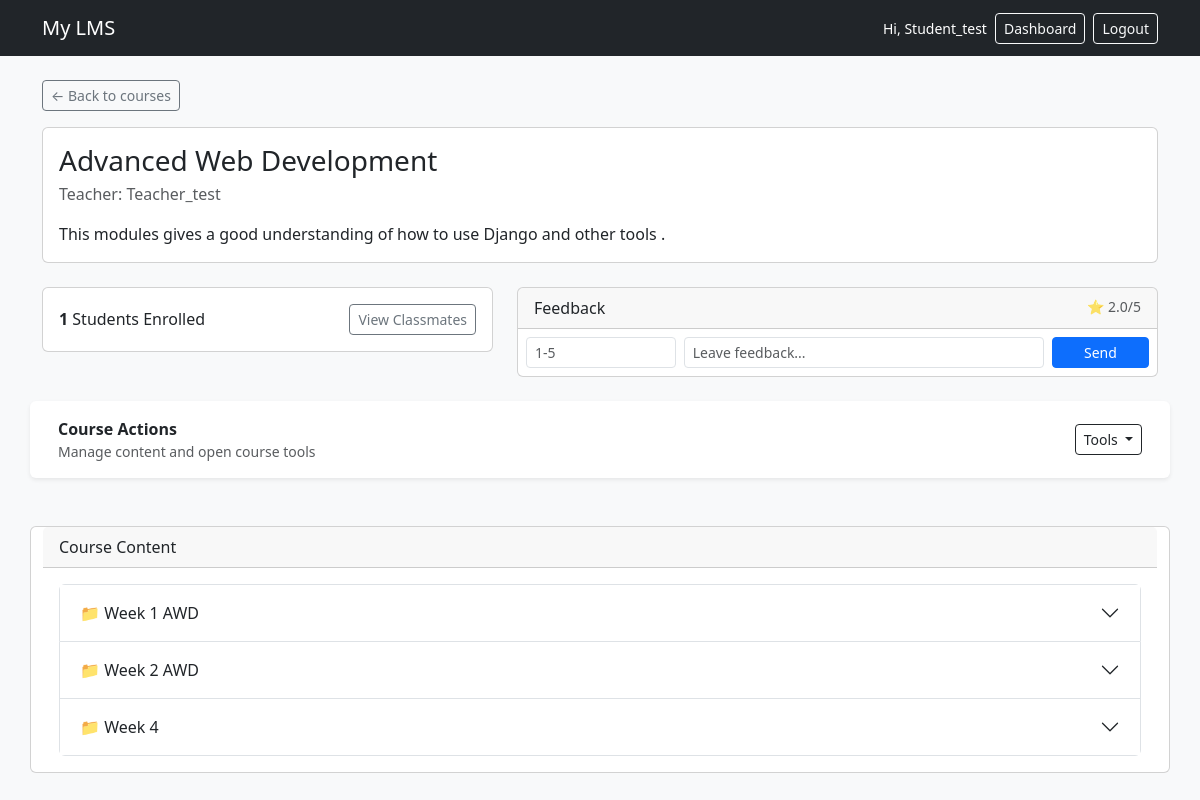
Screenshot of /courses/3/ (signed in) with the database file from the repository.
### courses/models.py (models this page shows, shortened)
class Course(models.Model):
    teacher = models.ForeignKey(
        settings.AUTH_USER_MODEL,
        on_delete=models.CASCADE,
        related_name="courses_taught",
    )
    title = models.CharField(max_length=200)
    description = models.TextField(blank=True)
    created_at = models.DateTimeField(auto_now_add=True)

class Folder(models.Model):
    course = models.ForeignKey(Course, related_name="folders", on_delete=models.CASCADE)
    name = models.CharField(max_length=100)
    order = models.PositiveIntegerField(default=0)
    created_at = models.DateTimeField(auto_now_add=True)
    class Meta:
        ordering = ["order", "name"]
        unique_together = ("course", "name")

### courses/views.py (the view)
# urls.py: path("<int:course_id>/", views.course_detail, name="detail"),
@login_required
def course_detail(request, course_id):
    course = get_object_or_404(Course, id=course_id)
    is_teacher = (course.teacher == request.user)
    profile = getattr(request.user, "profile", None)
    viewer_role = getattr(profile, "role", None)
    is_student = (viewer_role == "STUDENT")
    is_enrolled = Enrollment.objects.filter(course=course, student=request.user).exists()
    blocked_students = BlockedStudent.objects.filter(course=course).select_related("student")
    can_view_materials = is_teacher or is_enrolled
    enrollments = Enrollment.objects.filter(course=course).select_related("student")
    folders = course.folders.prefetch_related("materials") if can_view_materials else []
    feedback_list = course.feedback.select_related("student").order_by("-created_at")
    feedback_stats = course.feedback.aggregate(avg_rating=Avg("rating"))
    avg_rating = feedback_stats["avg_rating"]
    feedback_count = feedback_list.count()
    my_feedback = None
    feedback_form = None
    if is_student and is_enrolled:
        my_feedback = course.feedback.filter(student=request.user).first()
        if my_feedback:
            feedback_form = FeedbackForm(instance=my_feedback)
        else:
            feedback_form = FeedbackForm()
    return render(
        request,
        "courses/course_detail.html",
        {
            "course": course,
            "is_teacher": is_teacher,
            "is_student": is_student,
            "is_enrolled": is_enrolled,
            "can_view_materials": can_view_materials,
            "enrollments": enrollments,
            "folders": folders,
            "feedback_list": feedback_list,
            "avg_rating": avg_rating,
            "feedback_count": feedback_count,
            "my_feedback": my_feedback,
            "feedback_form": feedback_form,
            "blocked_students": blocked_students,
        },
    )

### courses/forms.py
class FeedbackForm(forms.ModelForm):
    rating = forms.IntegerField(min_value=1, max_value=5)
    class Meta:
        model = Feedback
        fields = ["rating", "comment"]
        widgets = {
            "comment": forms.Textarea(attrs={"rows": 3, "class": "form-control"}),
        }

### courses/templates/courses/course_detail.html (shortened to what this page needs)
{% extends "base.html" %}
{% block content %}
  <div class="mb-3">
    <a class="btn btn-sm btn-outline-secondary" href="{% url 'courses:list' %}">← Back to courses</a>
  </div>
  <div class="card mb-4">
    <div class="card-body">
      <div class="d-flex justify-content-between align-items-start">
        <div>
          <h1 class="h3 mb-1">{{ course.title }}</h1>
          <div class="text-muted">Teacher: {{ course.teacher.username }}</div>
        </div>
      </div>
      <p class="mt-3 mb-0">{{ course.description }}</p>
    </div>
  </div>
  <div class="row g-4">
    <div class="col-lg-5">
      <div class="card p-3 d-flex flex-row justify-content-between align-items-center">
        <div>
           <strong id="enrollmentCount">{{ enrollments|length }}</strong> Students Enrolled
        </div>
        <button class="btn btn-outline-secondary btn-sm"
                data-bs-toggle="modal"
                data-bs-target="#studentsModal">
          View Classmates
        </button>
      </div>
    </div>
    <div class="col-lg-7">
      <div class="card">
        <div class="card-header d-flex justify-content-between">
          <span>Feedback</span>
          <span class="small text-muted">
            {% if feedback_count %}
              ⭐ {{ avg_rating|floatformat:1 }}/5
            {% else %}
              No reviews
            {% endif %}
          </span>
        </div>
        <div class="card-body p-2">
          {% if is_student and is_enrolled %}
          <form id="feedbackForm" method="post" action="{% url 'courses:feedback_submit' course.id %}">
            <div class="row g-2">
              <div class="col-3">
                <input type="number"
                      name="rating"
                      min="1"
                      max="5"
                      class="form-control form-control-sm"
                      placeholder="1-5"
                      required>
              </div>
              <div class="col-7">
                <input type="text"
                      name="comment"
                      class="form-control form-control-sm"
                      placeholder="Leave feedback...">
              </div>
              <div class="col-2">
                <button class="btn btn-sm btn-primary w-100">
                  Send
                </button>
              </div>
            </div>
          </form>
          {% endif %}
        </div>
      </div>
    </div>
    <div class="card shadow-sm border-0 mb-4">
      <div class="card-body d-flex flex-wrap justify-content-between align-items-center gap-2">
        <div>
          <div class="fw-semibold">Course Actions</div>
          <div class="small text-muted">Manage content and open course tools</div>
        </div>
        <div class="d-flex flex-wrap gap-2">
          {% if user == course.teacher or is_enrolled %}
            <div class="dropdown">
              <button class="btn btn-sm btn-outline-dark dropdown-toggle" type="button" data-bs-toggle="dropdown">
                Tools
              </button>
            </div>
          {% endif %}
        </div>
      </div>
    </div>
    <div class="card mt-4">
      <div class="card-header">
        Course Content
      </div>
      <div class="card-body">
        <div class="accordion" id="foldersAccordion">
          {% for folder in folders %}
            <div class="accordion-item">
              <div class="d-flex justify-content-between align-items-center w-100">
                <button class="accordion-button collapsed"
                        type="button"
                        data-bs-toggle="collapse"
                        data-bs-target="#collapse{{ folder.id }}">
                  📁 {{ folder.name }}
                </button>
              </div>
            </div>
          {% empty %}
            <p>No folders yet</p>
          {% endfor %}
        </div>
      </div>
    </div>
  </div>
{% endblock %}

### templates/base.html (shortened to what this page needs)
<!doctype html>
<html lang="en">
<head>
  <link href="https://cdn.jsdelivr.net/npm/bootstrap@5.3.3/dist/css/bootstrap.min.css" rel="stylesheet">
</head>
<body class="bg-light">
<nav class="navbar navbar-expand-lg navbar-dark bg-dark">
  <div class="container">
    <a class="navbar-brand" href="{% url 'courses:list' %}">My LMS</a>
    <div class="d-flex align-items-center gap-2">
      {% if user.is_authenticated %}
        <span class="text-white small">Hi, {{ user.username }}</span>
        <a class="btn btn-sm btn-outline-light" href="{% url 'dashboard' %}">
          Dashboard
        </a>
        <form method="post" action="{% url 'logout' %}" class="mb-0">
          <button type="submit" class="btn btn-sm btn-outline-light">Logout</button>
        </form>
      {% else %}
        <a class="btn btn-sm btn-outline-light" href="{% url 'login' %}">Login</a>
        <a class="btn btn-sm btn-warning" href="{% url 'signup' %}">Sign up</a>
      {% endif %}
    </div>
  </div>
</nav>
<main class="container py-4">
  {% block content %}{% endblock %}
</main>
</body>
</html>

### rows the page displays
Course: title "Advanced Web Development", teacher.username "Teacher_test", description "This modules gives a good understanding of how to use Django and other tools ."
Folder: name "Week 1 AWD"
Folder: name "Week 2 AWD"
Folder: name "Week 4"

### other values shown
{{ user.username }} "Student_test"
{{ enrollments|length }} "1"
{{ avg_rating|floatformat:1 }} "2.0"
